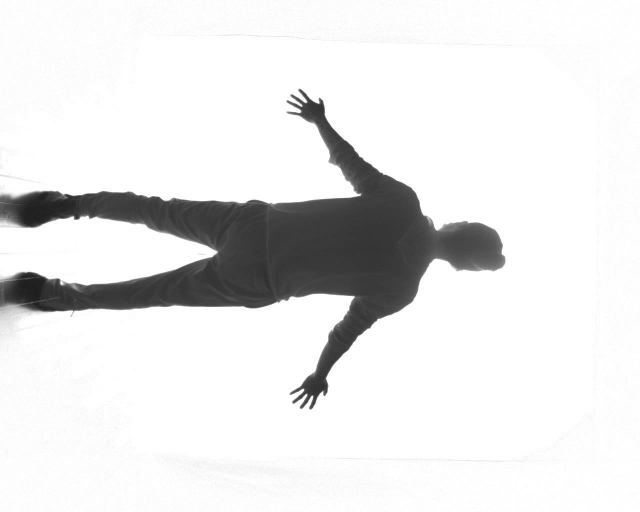
#> input picture watch_test_images/2018-11-13-15-32-30_1800.jpg, 1280 x 1024 px (shown at 1/2 size)
$ python draw_augmented_vertices_and_polygon.py   (older library calls are emulated)
#> lines starting #> are read from the running program, lines starting #| are printed output that depends on the picture; after the words box and inside, x2 and y2 are one past the last pixel; in counts of white or black regions, pixels touching at a corner belong together
### lib/binarization.py
import cv2


# [4 lines left out: function to_binary_image, not called in this run]


def to_binary_inv_image(src, thresh=240):
    gray = cv2.cvtColor(src, cv2.COLOR_BGR2GRAY)
    _, binary_inv = cv2.threshold(gray, thresh, 255, cv2.THRESH_BINARY_INV)
    return binary_inv

### lib/contour.py
import cv2

from lib.binarization import to_binary_inv_image
import matplotlib.pyplot as plt


def find_human_contour(src, binary_thresh=240, maximum_inner_blob_area=1000):
    binary_inv = to_binary_inv_image(src, binary_thresh)
    binary_inv[-1, :] = 0
    # [4 lines of commented-out code are left out]
    _, contours, hierarchy = cv2.findContours(binary_inv, cv2.RETR_CCOMP, cv2.CHAIN_APPROX_SIMPLE)

    # print(hierarchy)

    hierarchy = hierarchy[0]

    max_index = -1
    max_area = 0
    human_contour = None

    for i, contour in enumerate(contours):
        # skip inner blobs
        if hierarchy[i][3] > -1:
            continue

        area = cv2.contourArea(contour)
        if max_area < area:
            max_index = i
            max_area = area
            human_contour = contour

    # print(max_index)

    # skip blobs which include inner blobs
    if max_index == -1:
        return None

    # skip contours which include big inner blobs
    child_index = hierarchy[max_index][2]
    while child_index > -1:
        if cv2.contourArea(contours[child_index]) > maximum_inner_blob_area:
            print("Too big inner blobs.")
            return None

        child_index = hierarchy[child_index][0]

    return human_contour


def draw_contour(img, contour):
    cv2.drawContours(img, [contour], 0, (0, 0, 255), 1)

### lib/skeleton.py
from enum import Enum

import cv2
import numpy as np

from tf_pose.estimator import TfPoseEstimator, BodyPart
from tf_pose.networks import get_graph_path


class SkeletonPart(Enum):
    Nose = 0
    Neck = 1
    RShoulder = 2
    RElbow = 3
    RWrist = 4
    LShoulder = 5
    LElbow = 6
    LWrist = 7
    RHip = 8
    RKnee = 9
    RAnkle = 10
    LHip = 11
    LKnee = 12
    LAnkle = 13
    REye = 14
    LEye = 15
    REar = 16
    LEar = 17


SkeletonColors = [
    [255, 0, 0], [255, 85, 0], [255, 170, 0], [255, 255, 0], [170, 255, 0], [85, 255, 0], [0, 255, 0],
    [0, 255, 85], [0, 255, 170], [0, 255, 255], [0, 170, 255], [0, 85, 255], [0, 0, 255], [85, 0, 255]
]

NUMBER_OF_BODY_PARTS = 14


class SkeletonImplement:
    def __init__(self, model="mobilenet_thin", target_size=(368, 368), tf_config=None, adjust_nose_position=False):
        self.estimator = TfPoseEstimator(get_graph_path(model), target_size=target_size, tf_config=tf_config)
        self.adjust_nose_position = adjust_nose_position

    # [36 lines left out: function infer_skeleton, not called in this run]

    def draw_skeleton(self, img, human):
        return self.estimator.draw_humans(img, [human], imgcopy=False)


class SkeletonTest:
    # [19 lines left out: functions __init__, is_reliable, not called in this run]

    def report(self):
        print("Each joint is acquired:", self.isAcquired)
        print("Each joint is within the contour:", self.isWithinContour)

### draw_augmented_vertices_and_polygon.py
import sys

import cv2

from lib.contour import find_human_contour
from lib.draw import draw_triangle
from lib.shadow import Shadow
from lib.skeleton import SkeletonImplement

if __name__ == "__main__":
    src = cv2.imread("./watch_test_images/2018-11-13-15-32-30_1800.jpg")
#> src is the input picture: shape (1024, 1280, 3); min 29, max 255, mean 228.6
    src = src.transpose(1, 0, 2)[::-1]
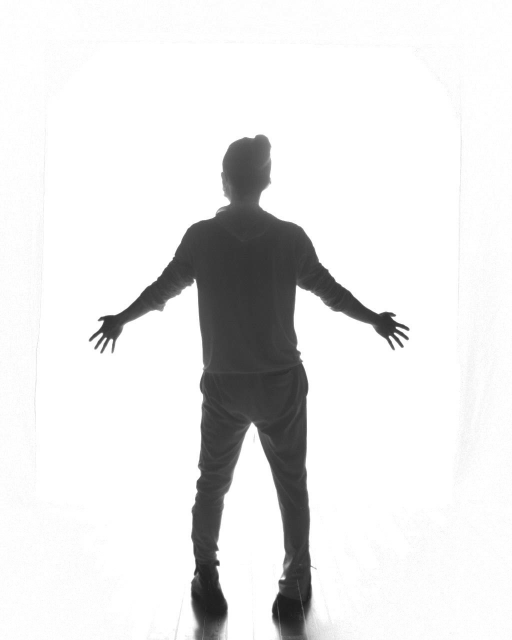
#> src: shape (1280, 1024, 3) (shown at 1/2 size); min 29, max 255, mean 228.6

    human_contour = find_human_contour(src)
#> in to_binary_inv_image, `_, binary_inv = cv2.threshold(gray, thresh, 255, cv2.THRESH_BINARY_INV)`:
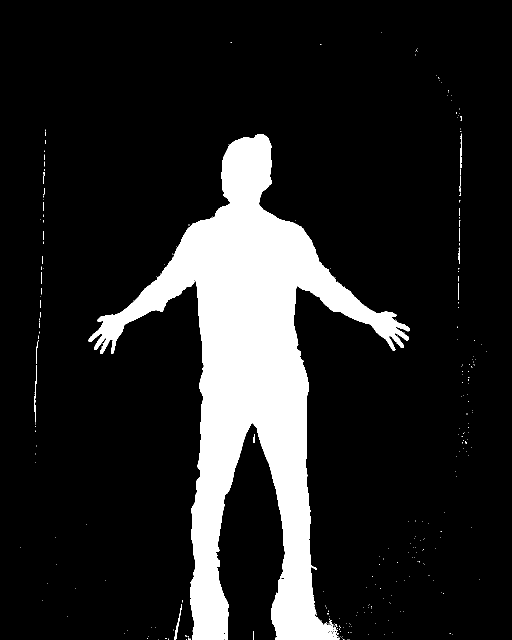
#> binary_inv: shape (1280, 1024) (shown at 1/2 size); 14.2% white; 293 white regions (279 under 20 px), largest, box (x1, y1, x2, y2) and area: (177, 268, 820, 1280) 184567, (348, 1208, 364, 1280) 190, (68, 730, 73, 845) 164
#> in find_human_contour, `binary_inv[-1, :] = 0`: binary_inv: shape (1280, 1024); 14.2% white; 287 white regions (273 under 20 px)
#> in find_human_contour, `_, contours, hierarchy = cv2.findContours(binary_inv, cv2.RETR_CCOMP, ..`: contours = 307 contours, 300 with area under 20; largest, box (x1, y1, x2, y2) and area: (177, 268, 820, 1279) 182168, (348, 1208, 364, 1279) 113, (68, 730, 73, 845) 49, (921, 267, 924, 336) 46, (659, 1260, 668, 1270) 32, (72, 680, 77, 728) 28, (561, 1154, 570, 1159) 22
#> the loop in find_human_contour, `for i, contour in enumerate(contours):` made 307 passes
#> (area, max_area) on passes 67, 258: (113, 113), (182168.5, 182168.5)
#> after the loop in find_human_contour, `for i, contour in enumerate(contours):`: human_contour = contour of 2116 points, box (x1, y1, x2, y2) (177, 268, 820, 1279), area 182168; max_area = 182168.5; max_index = 257
#> in find_human_contour, `child_index = hierarchy[max_index][2]`: child_index = 258
#> the loop in find_human_contour, `while child_index > -1:` made 20 passes
#> child_index on passes 1 to 12: 259, 260, 261, 262, 263, 264, 265, 266, 267, 268, 269, 270
    if human_contour is None:
        print("Not a human contour has detected in the image.")
        sys.exit(0)

    skeletonImplement = SkeletonImplement(model="cmu", target_size=(640, 512))
#> (the run stopped early here; a loop or call above may not have finished)

$ run again, with watch_test_images/2018-11-02-22-49-19_10.jpg copied over watch_test_images/2018-11-13-15-32-30_1800.jpg
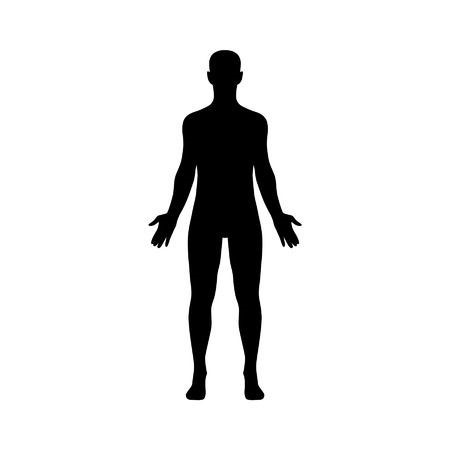
#> input picture watch_test_images/2018-11-02-22-49-19_10.jpg, 450 x 450 px
#> src is the input picture: shape (450, 450, 3); min 0, max 255, mean 228.8
#> `src = src.transpose(1, 0, 2)[::-1]`:
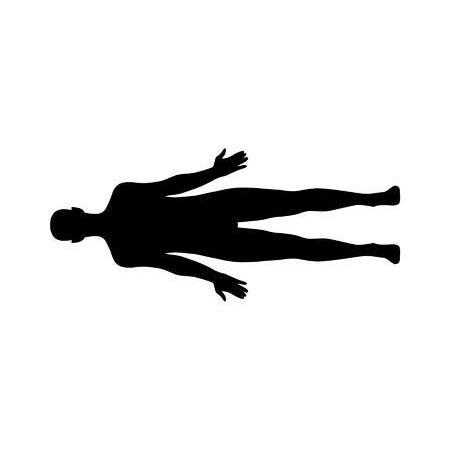
#> src: shape (450, 450, 3); min 0, max 255, mean 228.8
#> in to_binary_inv_image, `_, binary_inv = cv2.threshold(gray, thresh, 255, cv2.THRESH_BINARY_INV)`:
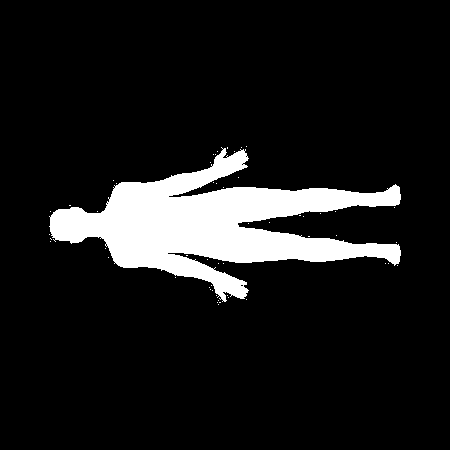
#> binary_inv: shape (450, 450); 10.7% white; 53 white regions (52 under 20 px)
#> contours = 58 contours, 57 with area under 20; largest, box (x1, y1, x2, y2) and area: (49, 147, 401, 302) 20926
#> the loop in find_human_contour, `for i, contour in enumerate(contours):` made 58 passes
#> (area, max_index, max_area) on pass 52: (20925.5, 51, 20925.5)
#> after the loop in find_human_contour, `for i, contour in enumerate(contours):`: human_contour = contour of 690 points, box (x1, y1, x2, y2) (49, 147, 401, 302), area 20926; max_area = 20925.5; max_index = 51
#> in find_human_contour, `child_index = hierarchy[max_index][2]`: child_index = 52
#> the loop in find_human_contour, `while child_index > -1:` made 5 passes
#> child_index on passes 1 to 5: 53, 54, 55, 56, -1

$ run again, with watch_test_images/2018-11-05-22-49-19_1000.jpg copied over watch_test_images/2018-11-13-15-32-30_1800.jpg
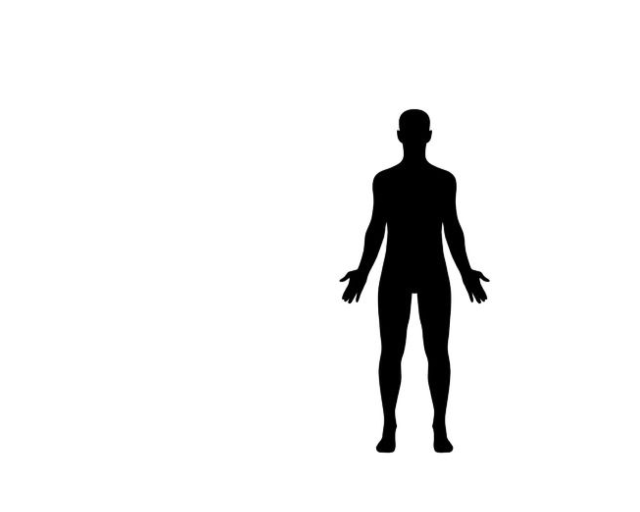
#> input picture watch_test_images/2018-11-05-22-49-19_1000.jpg, 1280 x 1024 px (shown at 1/2 size)
#> src is the input picture: shape (1024, 1280, 3); min 0, max 255, mean 239.4
#> `src = src.transpose(1, 0, 2)[::-1]`:
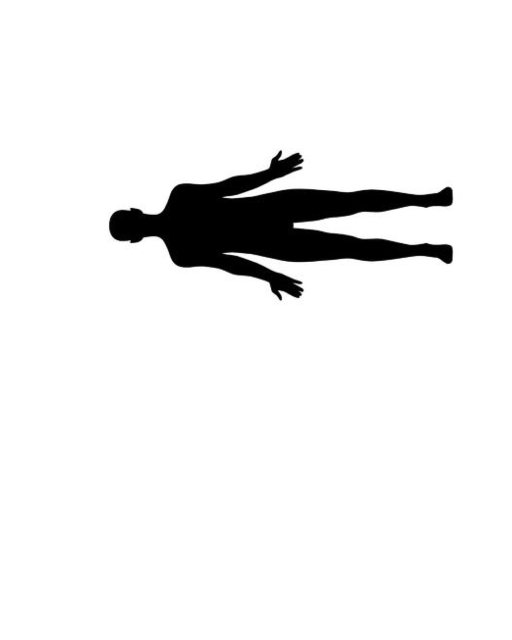
#> src: shape (1280, 1024, 3) (shown at 1/2 size); min 0, max 255, mean 239.4
#> in to_binary_inv_image, `_, binary_inv = cv2.threshold(gray, thresh, 255, cv2.THRESH_BINARY_INV)`:
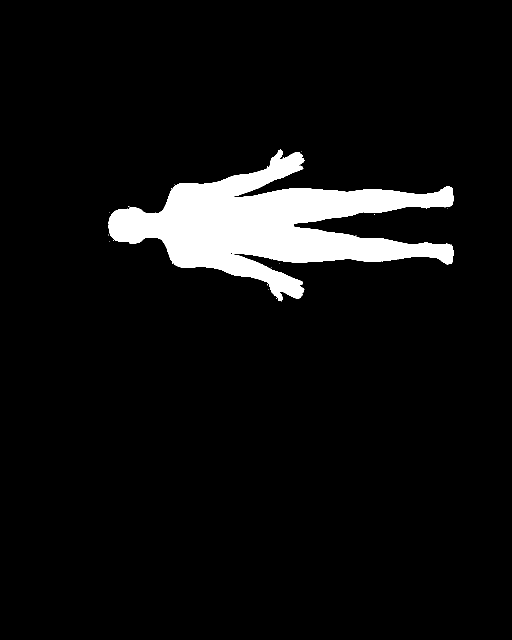
#> binary_inv: shape (1280, 1024) (shown at 1/2 size); 6.5% white; 18 white regions (17 under 20 px)
#> contours = 20 contours, 19 with area under 20; largest, box (x1, y1, x2, y2) and area: (217, 299, 907, 603) 83268
#> the loop in find_human_contour, `for i, contour in enumerate(contours):` made 20 passes
#> (area, max_index, max_area) on pass 18: (83267.5, 17, 83267.5)
#> after the loop in find_human_contour, `for i, contour in enumerate(contours):`: human_contour = contour of 1151 points, box (x1, y1, x2, y2) (217, 299, 907, 603), area 83268; max_area = 83267.5; max_index = 17
#> in find_human_contour, `child_index = hierarchy[max_index][2]`: child_index = 18
#> the loop in find_human_contour, `while child_index > -1:` made 2 passes
#> child_index on passes 1 to 2: 19, -1
